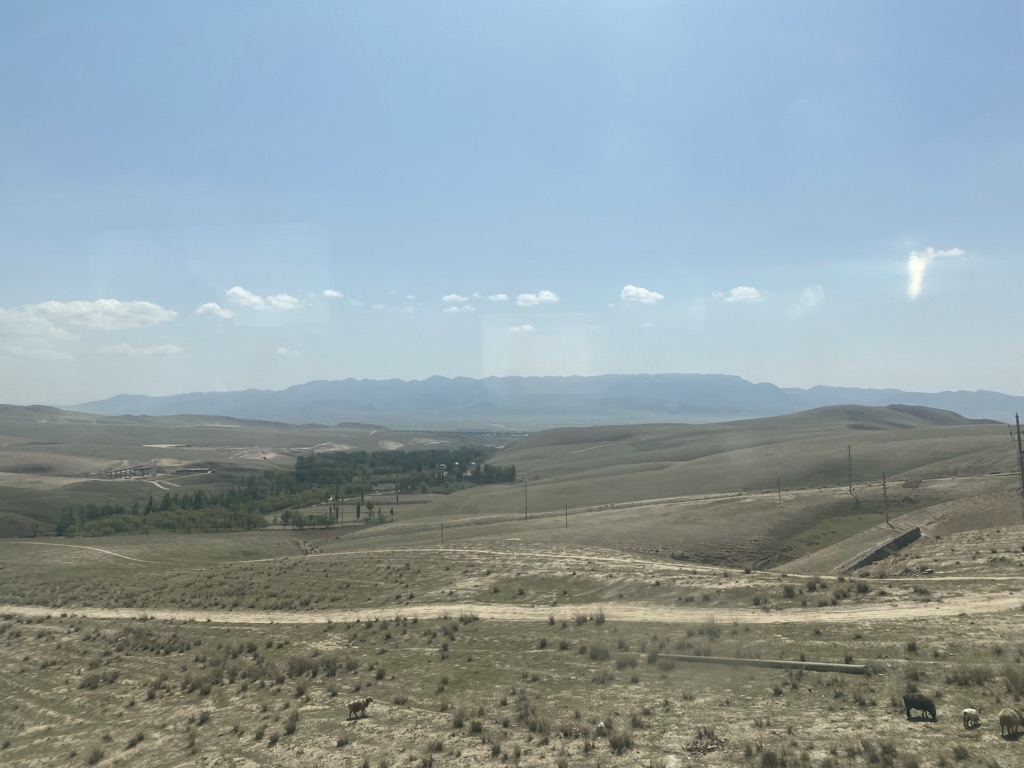
//> input picture data/grassland.jpeg, 1024 x 768 px
$ ./AGC ../../data/grassland.jpeg   (built with g++ and OpenCV 4)
//> lines starting //> are read from the running program, lines starting //| are printed output that depends on the picture
//> further down, img_src is the input picture: 768 rows x 1024 cols, CV_8UC3; mean B, G, R 163.8, 158.8, 143.3
### src/methods/AGC.h
#include <opencv2/core/mat.hpp>
#include <opencv2/opencv.hpp>

using namespace std;

void AutoGammaCorrection(const cv::Mat& src, cv::Mat& dst);

### src/methods/AGC.cpp
#include "AGC.h"

void AutoGammaCorrection(const cv::Mat& src, cv::Mat& dst)
{
    int     H = src.rows;
//> H = 768
    int     W = src.cols;
//> W = 1024
    cv::Mat img_gray;
    cv::cvtColor(src, img_gray, cv::COLOR_BGR2GRAY);
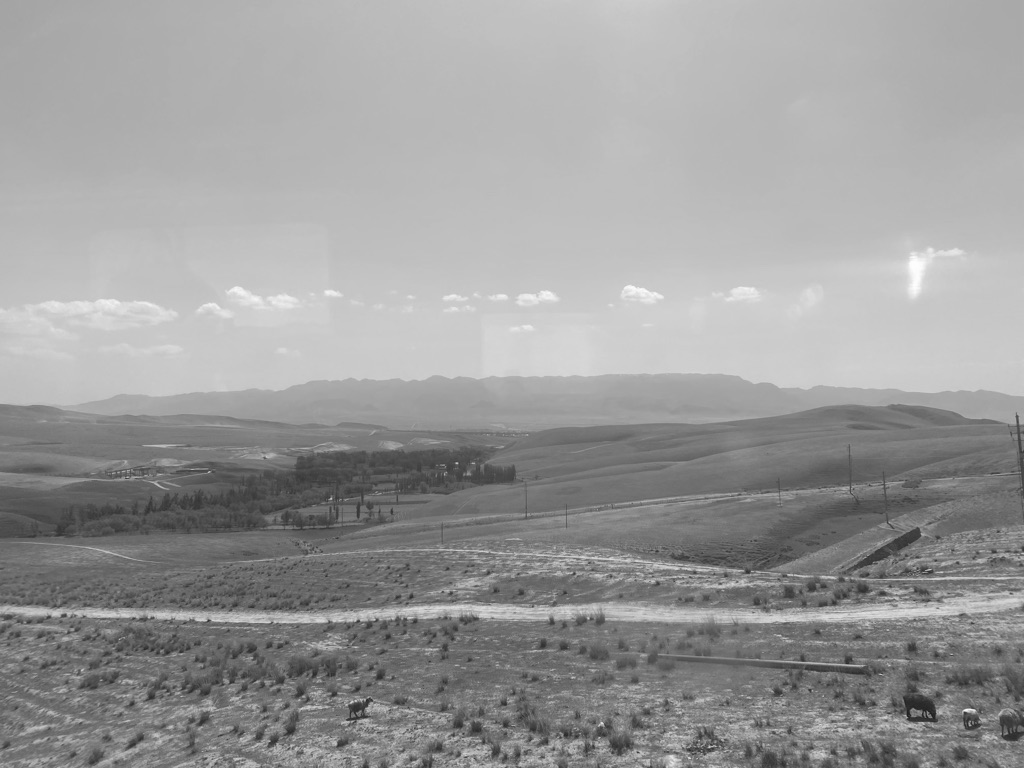
//> img_gray: 768 rows x 1024 cols, CV_8UC1; min 29, max 254, mean 154.7

    int   pix_sum  = 0;
    float pix_mean = 0.0;
    int   cnt      = 0;
    for (int h = 0; h < H; h++) {
        for (int w = 0; w < W; w++) {
            pix_sum += img_gray.at<uchar>(h, w);
            cnt++;
        }
    }
//> this loop made 768 passes
//> (pix_sum, cnt) on passes 1 to 3: (187535, 1024), (375002, 2048), (562343, 3072)
//> after the loop, pix_sum = 121652483; cnt = 786432
    pix_mean    = (float)pix_sum / (255.0 * cnt);   // 计算均值
//> pix_mean = 0.607
    float gamma = log10(0.35) / log10(pix_mean);    // 计算 gamma 值
//> gamma = 2.1

    cv::Vec3b pix_src;
    cv::Vec3b pix_out;
    cv::Mat   out = cv::Mat(H, W, CV_8UC3);
    for (int h = 0; h < H; h++) {
        for (int w = 0; w < W; w++) {
            pix_src = src.at<cv::Vec3b>(h, w);
            pix_out = out.at<cv::Vec3b>(h, w);

            pix_out[0] = (int)(pow((float)pix_src[0] / 255.0, gamma) * 255.0);
            pix_out[1] = (int)(pow((float)pix_src[1] / 255.0, gamma) * 255.0);
            pix_out[2] = (int)(pow((float)pix_src[2] / 255.0, gamma) * 255.0);

            out.at<cv::Vec3b>(h, w) = pix_out;
        }
    }
//> this loop made 768 passes
//> (pix_src, pix_out) on passes 1 to 3: ([211, 175, 145], [171, 115, 77]), ([211, 175, 145], [171, 115, 77]), ([211, 175, 145], [171, 115, 77])
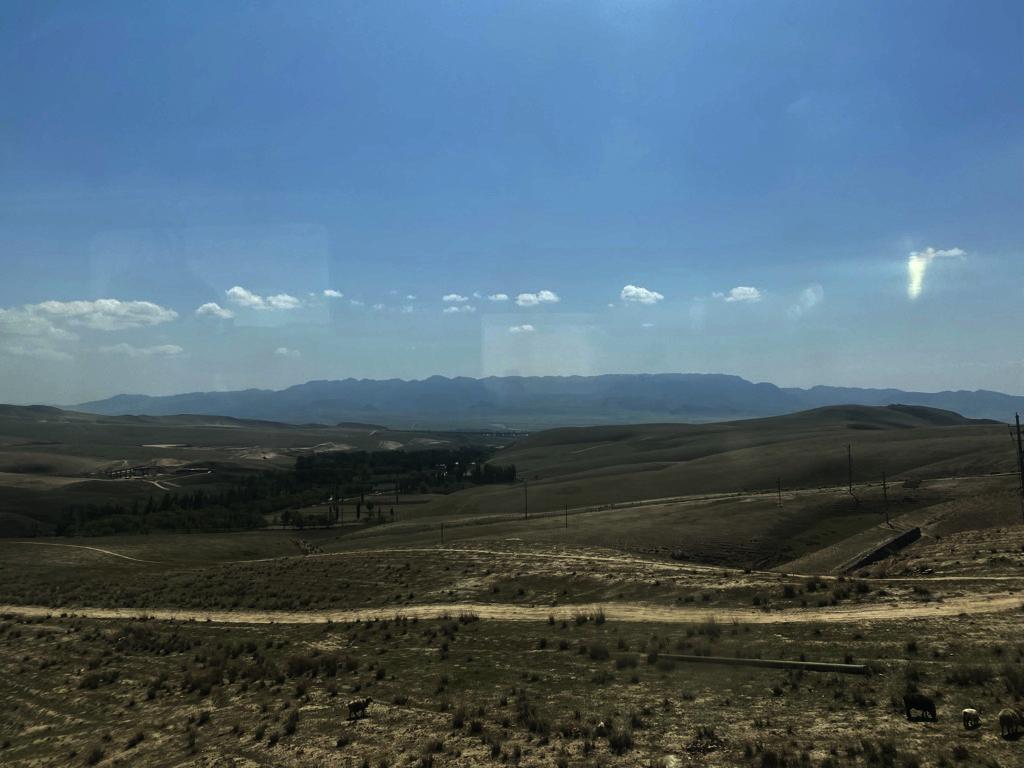
//> out: 768 rows x 1024 cols, CV_8UC3; mean B, G, R 115.7, 101.6, 80
//> after the loop, pix_src = [105, 131, 131]; pix_out = [39, 62, 62]
    dst = out;
}


int main(int argc, char** argv)
{
    if (argc < 2) {
        std::cout << "AGC <img_path>" << std::endl;
        return 1;
    }

    std::string src_path = argv[1];
    int         index    = src_path.find_last_of('/');

    std::string dir_path = src_path.substr(0, index);
    std::string img_name = src_path.substr(index + 1, -1);

    index               = img_name.find_last_of('.');
    std::string img_ext = img_name.substr(index + 1, -1);
    img_name            = img_name.substr(0, index);

    cv::Mat img_src;

    std::cout << "读取图片: " << img_name << '.' << img_ext << std::endl;
    std::cout << "处理中..." << std::endl;

    img_src = cv::imread(src_path, cv::IMREAD_COLOR);
    if (!img_src.data) {
        std::cout << "No img_src data" << std::endl;
        return -1;
    }

    // std::string save_path = argv[2];

    std::string save_path = dir_path + "/" + img_name + "_AGC." + img_ext;
    cv::Mat     img_res;

    AutoGammaCorrection(img_src, img_res);

    cv::imwrite(save_path, img_res);

    std::cout << "结果图已保存: " << save_path << std::endl;

    return 0;
}

$ run again, on data/test_1.jpeg
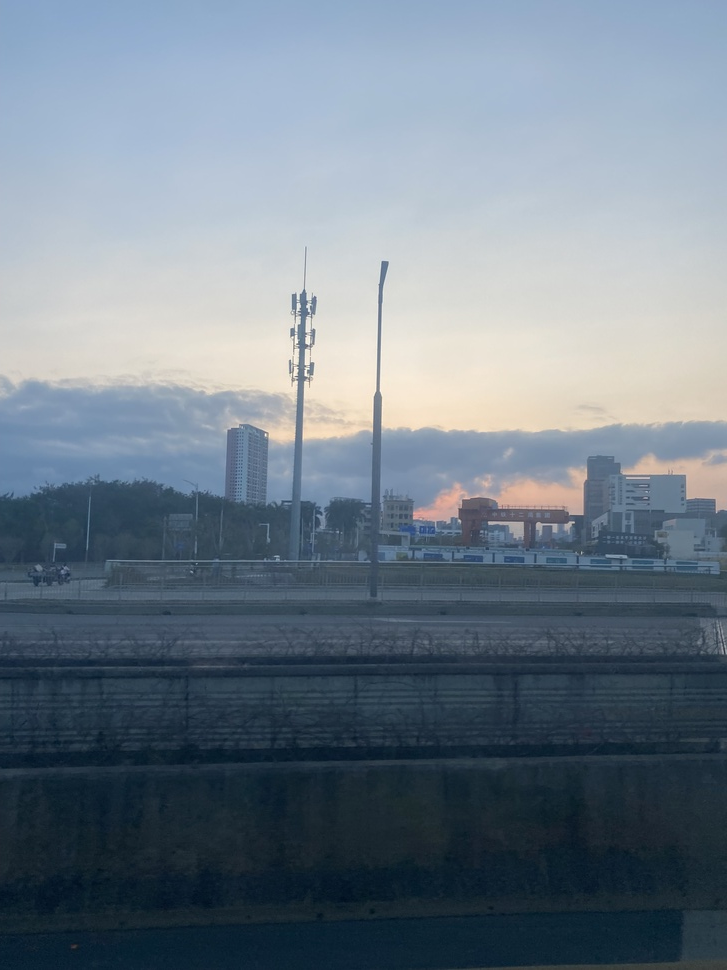
//> input picture data/test_1.jpeg, 727 x 970 px, shrunk from 3024 x 4032 before the run
//> img_src is the input picture: 970 rows x 727 cols, CV_8UC3; mean B, G, R 137.3, 125, 111.6
//> in AutoGammaCorrection, `cv::cvtColor(src, img_gray, cv::COLOR_BGR2GRAY);`:
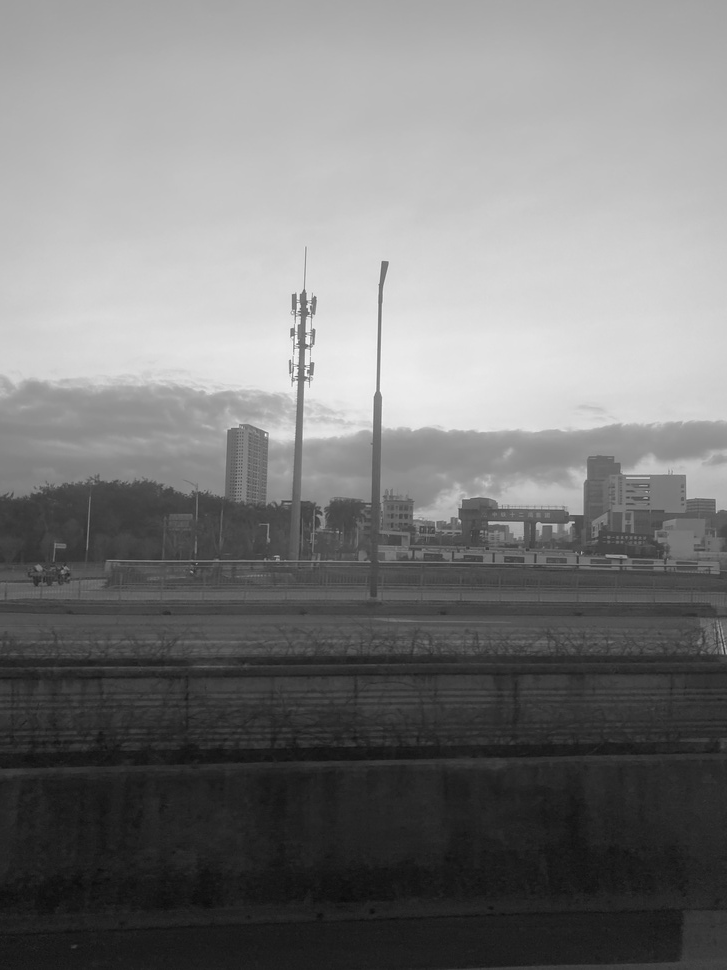
//> img_gray: 970 rows x 727 cols, CV_8UC1; min 12, max 255, mean 122.4
//> the loop in AutoGammaCorrection, `for (int h = 0; h < H; h++)` made 970 passes
//> (pix_sum, cnt) on passes 1 to 3: (120004, 727), (240092, 1454), (360328, 2181)
//> after the loop in AutoGammaCorrection, `for (int h = 0; h < H; h++)`: pix_sum = 86335977; cnt = 705190
//> pix_mean = 0.48
//> gamma = 1.43
//> the loop in AutoGammaCorrection, `for (int h = 0; h < H; h++)` made 970 passes
//> (pix_src, pix_out) on passes 1 to 3: ([196, 165, 142], [174, 136, 110]), ([196, 165, 142], [174, 136, 110]), ([196, 165, 142], [174, 136, 110])
//> after the loop in AutoGammaCorrection, `for (int h = 0; h < H; h++)`:
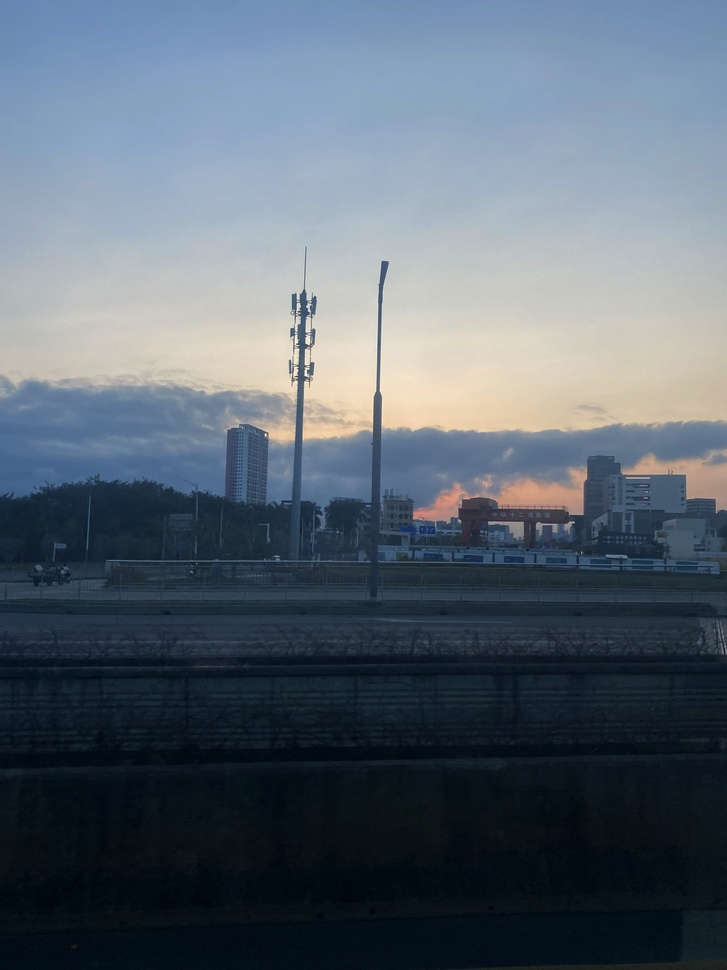
//> out: 970 rows x 727 cols, CV_8UC3; mean B, G, R 113.3, 101.3, 89.8
//> after the loop in AutoGammaCorrection, `for (int h = 0; h < H; h++)`: pix_src = [61, 62, 58]; pix_out = [32, 33, 30]
